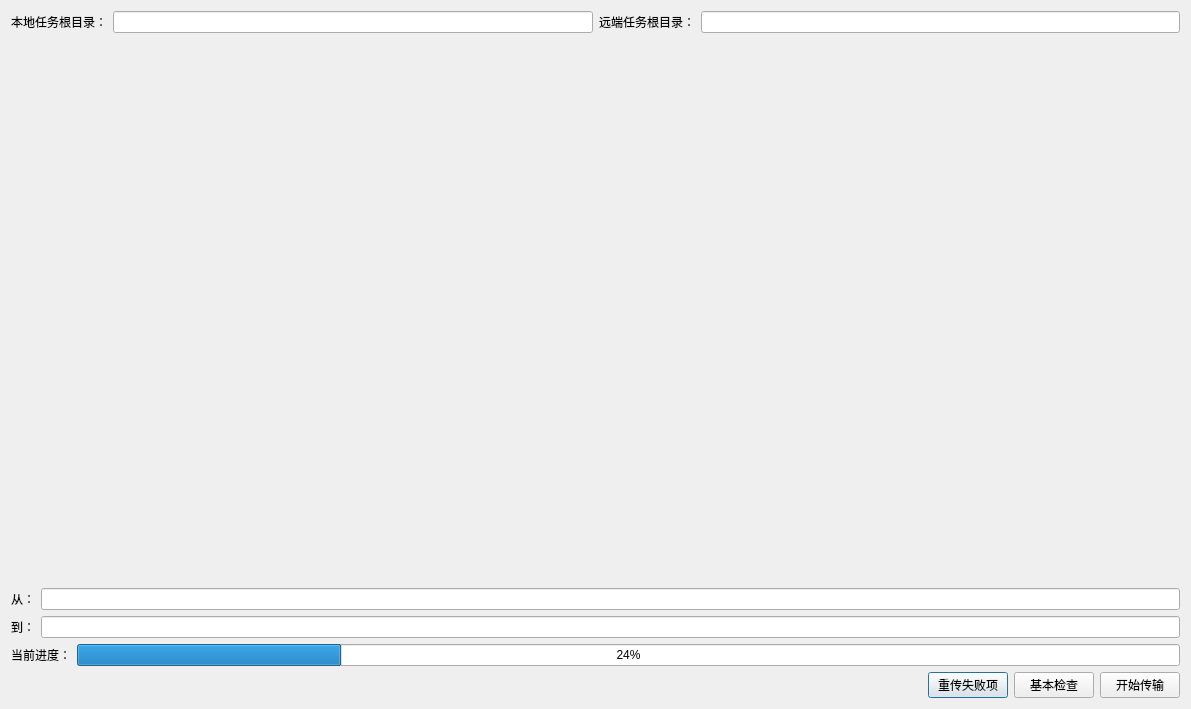
<?xml version="1.0" encoding="UTF-8"?>
<ui version="4.0">
 <class>RelayTask</class>
 <widget class="QDialog" name="RelayTask">
  <property name="geometry">
   <rect>
    <x>0</x>
    <y>0</y>
    <width>1191</width>
    <height>709</height>
   </rect>
  </property>
  <property name="windowTitle">
   <string>Dialog</string>
  </property>
  <layout class="QVBoxLayout" name="verticalLayout">
   <item>
    <layout class="QHBoxLayout" name="horizontalLayout">
     <item>
      <widget class="QLabel" name="label_4">
       <property name="text">
        <string>本地任务根目录：</string>
       </property>
      </widget>
     </item>
     <item>
      <widget class="QLineEdit" name="edLocalRoot"/>
     </item>
     <item>
      <widget class="QLabel" name="label_5">
       <property name="text">
        <string>远端任务根目录：</string>
       </property>
      </widget>
     </item>
     <item>
      <widget class="QLineEdit" name="edRemoteRoot"/>
     </item>
    </layout>
   </item>
   <item>
    <widget class="QWidget" name="widget" native="true">
     <property name="sizePolicy">
      <sizepolicy hsizetype="Expanding" vsizetype="Expanding">
       <horstretch>0</horstretch>
       <verstretch>0</verstretch>
      </sizepolicy>
     </property>
    </widget>
   </item>
   <item>
    <layout class="QHBoxLayout" name="horizontalLayout_2">
     <item>
      <widget class="QLabel" name="label">
       <property name="text">
        <string>从：</string>
       </property>
      </widget>
     </item>
     <item>
      <widget class="QLineEdit" name="edFrom"/>
     </item>
    </layout>
   </item>
   <item>
    <layout class="QHBoxLayout" name="horizontalLayout_4">
     <item>
      <widget class="QLabel" name="label_3">
       <property name="text">
        <string>到：</string>
       </property>
      </widget>
     </item>
     <item>
      <widget class="QLineEdit" name="edTo"/>
     </item>
    </layout>
   </item>
   <item>
    <layout class="QHBoxLayout" name="horizontalLayout_3">
     <item>
      <widget class="QLabel" name="label_2">
       <property name="text">
        <string>当前进度：</string>
       </property>
      </widget>
     </item>
     <item>
      <widget class="QProgressBar" name="curProgress">
       <property name="value">
        <number>24</number>
       </property>
      </widget>
     </item>
    </layout>
   </item>
   <item>
    <layout class="QHBoxLayout" name="horizontalLayout_5">
     <item>
      <spacer name="horizontalSpacer">
       <property name="orientation">
        <enum>Qt::Orientation::Horizontal</enum>
       </property>
       <property name="sizeHint" stdset="0">
        <size>
         <width>40</width>
         <height>20</height>
        </size>
       </property>
      </spacer>
     </item>
     <item>
      <widget class="QPushButton" name="btnRetryAll">
       <property name="text">
        <string>重传失败项</string>
       </property>
      </widget>
     </item>
     <item>
      <widget class="QPushButton" name="btnBasicCheck">
       <property name="text">
        <string>基本检查</string>
       </property>
      </widget>
     </item>
     <item>
      <widget class="QPushButton" name="btnStart">
       <property name="text">
        <string>开始传输</string>
       </property>
      </widget>
     </item>
    </layout>
   </item>
  </layout>
 </widget>
 <resources/>
 <connections/>
</ui>
